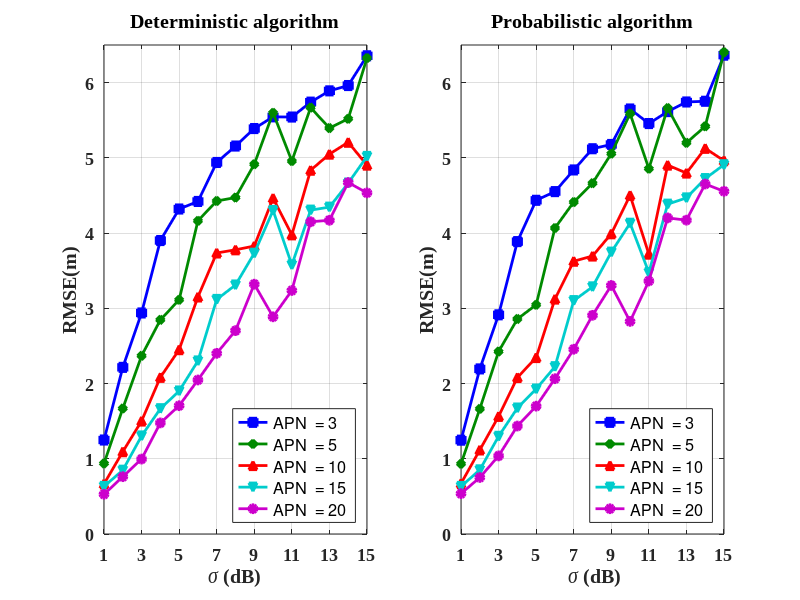
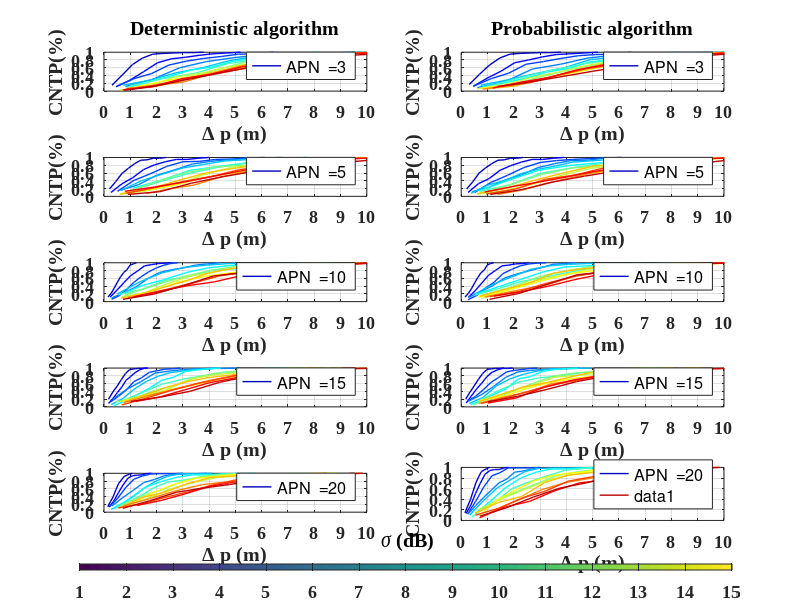

Write the MATLAB code that produced these figures, in order.
close all;clear;clc;
load test_result_sigma;
result=sigma_clean_result;
color=[0 0 255; 0 139 0; 255 0 0;0 205 205; 205 0 205];
color=color/256;


%%
% plot nn rmse
clear -regexp [^result | color]; % clear all var but result
figure('pos',[600 300 950 380]);
subplot(1,2,1);

for i=1:5
    j1=(i-1)*15+1;j2=i*15;
    x=cell2mat(result(j1:j2,2));
    y=cell2mat(result(j1:j2,4));
    if i==1
        plot(x,y,'-s','color',color(1,:),'linewidth',2,'markerfacecolor',color(1,:)); 
    elseif i==2
        plot(x,y,'-d','color',color(2,:),'linewidth',2,'markerfacecolor',color(2,:)); 
    elseif i==3
        plot(x,y,'-^','color',color(3,:),'linewidth',2,'markerfacecolor',color(3,:)); 
    elseif i==4
        plot(x,y,'-v','color',color(4,:),'linewidth',2,'markerfacecolor',color(4,:));  
    elseif i==5
        plot(x,y,'-o','color',color(5,:),'linewidth',2,'markerfacecolor',color(5,:));  
    end
    hold on;
end
title('Deterministic algorithm','fontname','Times New Roman','fontsize',13,'fontweight','bold');
legend('APN  = 3','APN  = 5','APN  = 10','APN  = 15','APN  = 20','Location','southeast');
set(gca,'XTick',1:2:15,'fontname','Times New Roman','fontsize',13,'fontweight','bold');
xlabel('\it\sigma \rm\bf(dB)');
ylabel('RMSE(m)');
axis([1 15 0 6.5]);
grid on;

% plot prob rmse
subplot(1,2,2);
for i=1:5
    j1=(i-1)*15+1;j2=i*15;
    x=cell2mat(result(j1:j2,2));
    y=cell2mat(result(j1:j2,6));
    if i==1
        plot(x,y,'-s','color',color(1,:),'linewidth',2,'markerfacecolor',color(1,:)); 
    elseif i==2
        plot(x,y,'-d','color',color(2,:),'linewidth',2,'markerfacecolor',color(2,:)); 
    elseif i==3
        plot(x,y,'-^','color',color(3,:),'linewidth',2,'markerfacecolor',color(3,:)); 
    elseif i==4
        plot(x,y,'-v','color',color(4,:),'linewidth',2,'markerfacecolor',color(4,:));  
    elseif i==5
        plot(x,y,'-o','color',color(5,:),'linewidth',2,'markerfacecolor',color(5,:));  
    end
    hold on;
end
title('Probabilistic algorithm','fontname','Times New Roman','fontsize',13,'fontweight','bold');
legend('APN  = 3','APN  = 5','APN  = 10','APN  = 15','APN  = 20','Location','southeast');
set(gca,'XTick',1:2:15,'fontname','Times New Roman','fontsize',13,'fontweight','bold');
xlabel('\it \sigma \rm\bf(dB)');
ylabel('RMSE(m)');
axis([1 15 0 6.5]);
grid on;

%%
% plot nn cdf
clear -regexp [^result | color];
apn=[3;5;10;15;20];
linecolors = jet(15);
figure('pos',[600 100 930 750]);

for i= 1:5
    j1=(i-1)*15+1;j2=i*15;
    
    subplot(5,2,2*i-1);     
    nn_error=result(j1:j2,3);
    num=100;%100 test points
    for j=1:1:15
        y=nn_error{j,1};
        [b x]=hist(y,10);%10 bins
        c=cumsum(b/num); 
        plot(x,c,'-','color',linecolors(j,:),'linewidth',1,'markerfacecolor',color(5,:)); 
        hold on;
    end
    
    if i==1
        title('Deterministic algorithm','fontname','Times New Roman','fontsize',13,'fontweight','bold');
    end   
    legend(strcat('APN  = ',num2str(apn(i,1))),'Location','southeast');
    set(gca,'XTick',0:1:10,'fontname','Times New Roman','fontsize',13,'fontweight','bold');
    xlabel('\Delta\it\bf p\rm\bf (m)');
    ylabel('CNTP(%)');
    axis([0 10 0 1]);
    grid on;  
    
% plot prob cdf
    subplot(5,2,2*i);
    prob_error=result(j1:j2,5);
    num=100;%100 test points
    for j=1:1:15
        y=prob_error{j,1};
        [b x]=hist(y,10);%10 bins
        c=cumsum(b/num); 
        plot(x,c,'-','color',linecolors(j,:),'linewidth',1,'markerfacecolor',color(5,:)); 
        hold on;
    end
    
    if i==1
        title({'Probabilistic algorithm'},'fontname','Times New Roman','fontsize',13,'fontweight','bold');
    end
    legend(strcat('APN  = ',num2str(apn(i,1))),'Location','southeast');
    set(gca,'XTick',0:1:10,'fontname','Times New Roman','fontsize',13,'fontweight','bold');
    xlabel('\Delta\it\bf p\rm\bf (m)');
    ylabel('CNTP(%)');
    axis([0 10 0 1]);
    grid on;      
end

h=colorbar('SouthOutside');caxis([1 15]);
set(get(h,'title'),'string','\it \sigma \rm\bf(dB)','fontname','Times New Roman','fontsize',13,'fontweight','bold');
set(h,'xtick',1:1:15,'fontname','Times New Roman','fontsize',13,'fontweight','bold');
set(h, 'Position', [.1 .05 .8150 .01]);
